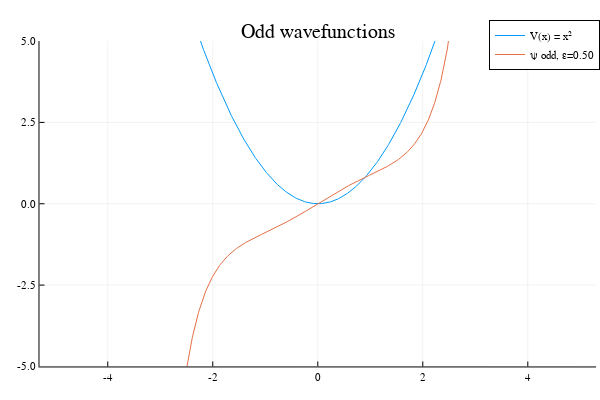

Here is the notebook cell this chart was saved with:
### Code cell
plotlyjs() # change to plotlyJS plotting backend
plot2 = plot(xPlot, xPlot .^2, label="V(x) = x²")
plot!(plot2, xPlot, ψOdd.(xPlot, ε), label="ψ odd, ε=$(@sprintf("%.2f",ε))")
ylims!(plot2, (-5,5))
title!(plot2, "Odd wavefunctions")

### Figure 1 — Plotly figure (JSON) as saved in the notebook; plotly's stock layout.template omitted (floating-point values rounded to 4 significant figures; data arrays with more than 128 entries replaced by an {"elided": "..."} marker saying what was removed)
{"data": [{"colorbar": {"title": ""}, "legendgroup": "V(x) = x²", "line": {"color": "rgba(0, 154, 250, 1.000)", "dash": "solid", "shape": "linear", "width": 1}, "mode": "lines", "name": "V(x) = x²", "showlegend": true, "type": "scatter", "x": {"elided": "1001 float values"}, "xaxis": "x", "y": {"elided": "1001 float values"}, "yaxis": "y", "zmax": null, "zmin": null}, {"colorbar": {"title": ""}, "legendgroup": "ψ odd, ε=0.50", "line": {"color": "rgba(227, 111, 71, 1.000)", "dash": "solid", "shape": "linear", "width": 1}, "mode": "lines", "name": "ψ odd, ε=0.50", "showlegend": true, "type": "scatter", "x": {"elided": "1001 float values"}, "xaxis": "x", "y": {"elided": "1001 float values"}, "yaxis": "y", "zmax": null, "zmin": null}], "layout": {"annotations": [{"font": {"color": "rgba(0, 0, 0, 1.000)", "family": "sans-serif", "size": 20}, "rotation": 0, "showarrow": false, "text": "Odd wavefunctions", "x": 0.5296, "xanchor": "center", "xref": "paper", "y": 1, "yanchor": "top", "yref": "paper"}], "height": 400, "legend": {"bgcolor": "rgba(255, 255, 255, 1.000)", "bordercolor": "rgba(0, 0, 0, 1.000)", "borderwidth": 1, "font": {"color": "rgba(0, 0, 0, 1.000)", "family": "sans-serif", "size": 11}, "title": {"font": {"color": "rgba(0, 0, 0, 1.000)", "family": "sans-serif", "size": 15}, "text": ""}, "tracegroupgap": 0, "traceorder": "normal", "x": 1, "xanchor": "auto", "y": 1, "yanchor": "auto"}, "margin": {"b": 20, "l": 0, "r": 0, "t": 20}, "paper_bgcolor": "rgba(255, 255, 255, 1.000)", "plot_bgcolor": "rgba(255, 255, 255, 1.000)", "showlegend": true, "width": 600, "xaxis": {"anchor": "y", "domain": [0.06582, 0.9934], "gridcolor": "rgba(0, 0, 0, 0.100)", "gridwidth": 0.5, "linecolor": "rgba(0, 0, 0, 1.000)", "mirror": false, "range": [-5.3, 5.3], "showgrid": true, "showline": true, "showticklabels": true, "tickangle": 0, "tickcolor": "rgb(0, 0, 0)", "tickfont": {"color": "rgba(0, 0, 0, 1.000)", "family": "sans-serif", "size": 11}, "tickmode": "array", "ticks": "inside", "ticktext": ["-4", "-2", "0", "2", "4"], "tickvals": [-4, -2, 0, 2, 4], "title": "", "titlefont": {"color": "rgba(0, 0, 0, 1.000)", "family": "sans-serif", "size": 15}, "type": "-", "visible": true, "zeroline": false, "zerolinecolor": "rgba(0, 0, 0, 1.000)"}, "yaxis": {"anchor": "x", "domain": [0.03762, 0.9415], "gridcolor": "rgba(0, 0, 0, 0.100)", "gridwidth": 0.5, "linecolor": "rgba(0, 0, 0, 1.000)", "mirror": false, "range": [-5, 5], "showgrid": true, "showline": true, "showticklabels": true, "tickangle": 0, "tickcolor": "rgb(0, 0, 0)", "tickfont": {"color": "rgba(0, 0, 0, 1.000)", "family": "sans-serif", "size": 11}, "tickmode": "array", "ticks": "inside", "ticktext": ["-5.0", "-2.5", "0.0", "2.5", "5.0"], "tickvals": [-5, -2.5, 0, 2.5, 5], "title": "", "titlefont": {"color": "rgba(0, 0, 0, 1.000)", "family": "sans-serif", "size": 15}, "type": "-", "visible": true, "zeroline": false, "zerolinecolor": "rgba(0, 0, 0, 1.000)"}}}
